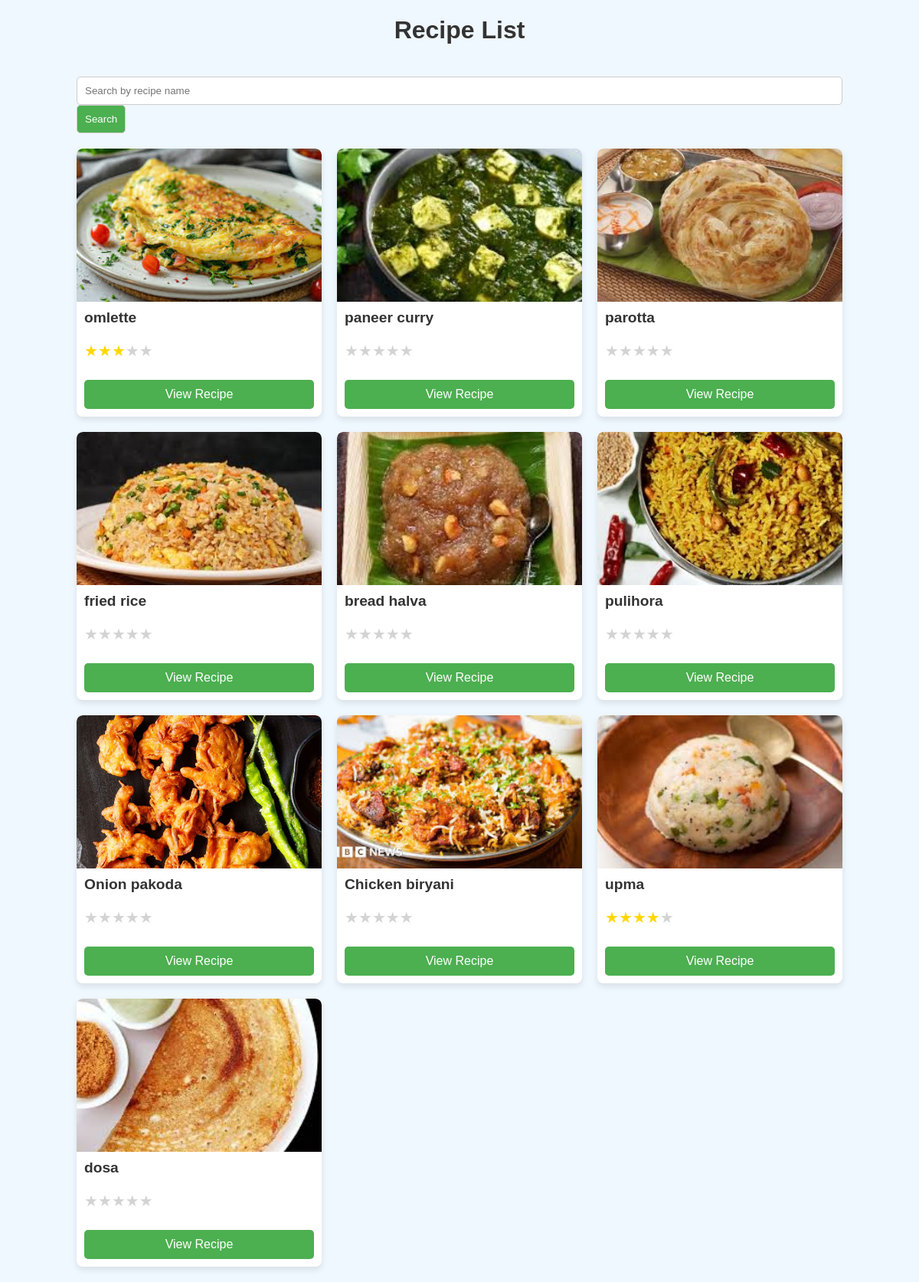
The app's page /recipes/ with its own data.
### srrp/models.py (models this page shows, shortened)
class Recipe(models.Model):
    name = models.CharField(max_length=100)
    image = models.ImageField(upload_to='recipes/')
    ingredients = models.TextField()
    instructions = models.TextField()
    video_url = models.URLField(blank=True, null=True)
    prep_time = models.IntegerField()
    rating = models.FloatField(default=0.0)  # Stores the average rating
    rating_count = models.IntegerField(default=0)  # Counts the number of ratings
    created_at = models.DateTimeField(auto_now_add=True)

### srrp/views.py (the view)
# urls.py: path('recipes/', views.recipe_list, name='recipe_list'),
def recipe_list(request):
    query = request.GET.get('q', '')  # Handle search functionality
    if query:
        recipes = Recipe.objects.filter(name__icontains(query))  # Search recipes by name
    else:
        recipes = Recipe.objects.all()
    return render(request, 'recipe_list.html', {'recipes': recipes, 'query': query})

### srrp/templates/recipe_list.html (shortened to what this page needs)
<!DOCTYPE html>
<html lang="en">
<head>
</head>
<body>
    <h1 style="text-align: center; color: #333;">Recipe List</h1>
    <div class="recipe-list">
        <form class="search-form" method="get" action="{% url 'recipe_list' %}">
            <input type="text" name="q" placeholder="Search by recipe name" value="{{ query }}">
            <input type="submit" value="Search">
        </form>
        <div class="recipe-grid">
            {% for recipe in recipes %}
            <div class="recipe-item">
                <img src="{{ recipe.image.url }}" alt="{{ recipe.name }}">
                <div class="recipe-content">
                    <h3>{{ recipe.name }}</h3>
                    <div class="star-rating" data-recipe-id="{{ recipe.id }}">
                        {% for star in "12345" %}
                            {% if star|add:0 <= recipe.rating %}
                                <span class="star" data-value="{{ star }}">★</span>
                            {% else %}
                                <span class="star empty" data-value="{{ star }}">★</span>
                            {% endif %}
                        {% endfor %}
                    </div>
                    <a class="view-button" href="{% url 'recipe_detail' recipe.id %}">View Recipe</a>
                </div>
            </div>
            {% empty %}
            <p>No recipes found.</p>
            {% endfor %}
        </div>
    </div>
</body>
</html>

### srrp/templates/recipe_list.html (style rules this page uses)
body { background-color: #f0f8ff; font-family: Arial, sans-serif; margin: 0; padding: 0; }
.recipe-list { padding: 20px; max-width: 1000px; margin: 0 auto; }
.recipe-grid { display: grid; grid-template-columns: repeat(3, 1fr); gap: 20px; }
.recipe-item { width: 100%; height: 350px; box-shadow: 0 4px 8px rgba(0, 0, 0, 0.1); border-radius: 8px; overflow: hidden; background-color: #fff; display: flex; flex-direction: column; justify-content: space-between; }
.recipe-item img { width: 100%; height: 200px; object-fit: cover; border-radius: 8px 8px 0 0; }
.recipe-content { padding: 10px; flex-grow: 1; display: flex; flex-direction: column; justify-content: space-between; }
.recipe-content h3 { margin: 0; color: #333; font-size: 1.2em; }
.view-button { text-decoration: none; background-color: #4CAF50; color: white; padding: 10px; text-align: center; border-radius: 5px; display: block; margin-top: 10px; }
.search-form { margin-bottom: 20px; }
.search-form input[type="text"] { padding: 10px; border: 1px solid #ccc; border-radius: 5px; width: calc(100% - 22px); }
.search-form input[type="submit"] { padding: 10px; border: 1px solid #ccc; border-radius: 5px; background-color: #4CAF50; color: white; cursor: pointer; }
.star-rating { display: flex; align-items: center; margin-top: 5px; cursor: pointer; }
.star { color: gold; font-size: 20px; }
.star.empty { color: lightgray; }

### records on screen
Recipe: image (picture), name "omlette", {{ star }} 1 (drawn), rating 3 (drawn), {{ star }} 2 (drawn), {{ star }} 3 (drawn), {{ star }} 4 (drawn), {{ star }} 5 (drawn)
Recipe: image (picture), name "paneer curry", {{ star }} 1 (drawn), rating 0 (drawn), {{ star }} 2 (drawn), {{ star }} 3 (drawn), {{ star }} 4 (drawn), {{ star }} 5 (drawn)
Recipe: image (picture), name "parotta", {{ star }} 1 (drawn), rating 0 (drawn), {{ star }} 2 (drawn), {{ star }} 3 (drawn), {{ star }} 4 (drawn), {{ star }} 5 (drawn)
Recipe: image (picture), name "fried rice", {{ star }} 1 (drawn), rating 0 (drawn), {{ star }} 2 (drawn), {{ star }} 3 (drawn), {{ star }} 4 (drawn), {{ star }} 5 (drawn)
Recipe: image (picture), name "bread halva", {{ star }} 1 (drawn), rating 0 (drawn), {{ star }} 2 (drawn), {{ star }} 3 (drawn), {{ star }} 4 (drawn), {{ star }} 5 (drawn)
Recipe: image (picture), name "pulihora", {{ star }} 1 (drawn), rating 0 (drawn), {{ star }} 2 (drawn), {{ star }} 3 (drawn), {{ star }} 4 (drawn), {{ star }} 5 (drawn)
Recipe: image (picture), name "Onion pakoda", {{ star }} 1 (drawn), rating 0 (drawn), {{ star }} 2 (drawn), {{ star }} 3 (drawn), {{ star }} 4 (drawn), {{ star }} 5 (drawn)
Recipe: image (picture), name "Chicken biryani", {{ star }} 1 (drawn), rating 0 (drawn), {{ star }} 2 (drawn), {{ star }} 3 (drawn), {{ star }} 4 (drawn), {{ star }} 5 (drawn)
Recipe: image (picture), name "upma", {{ star }} 1 (drawn), rating 4 (drawn), {{ star }} 2 (drawn), {{ star }} 3 (drawn), {{ star }} 4 (drawn), {{ star }} 5 (drawn)
Recipe: image (picture), name "dosa", {{ star }} 1 (drawn), rating 0 (drawn), {{ star }} 2 (drawn), {{ star }} 3 (drawn), {{ star }} 4 (drawn), {{ star }} 5 (drawn)
